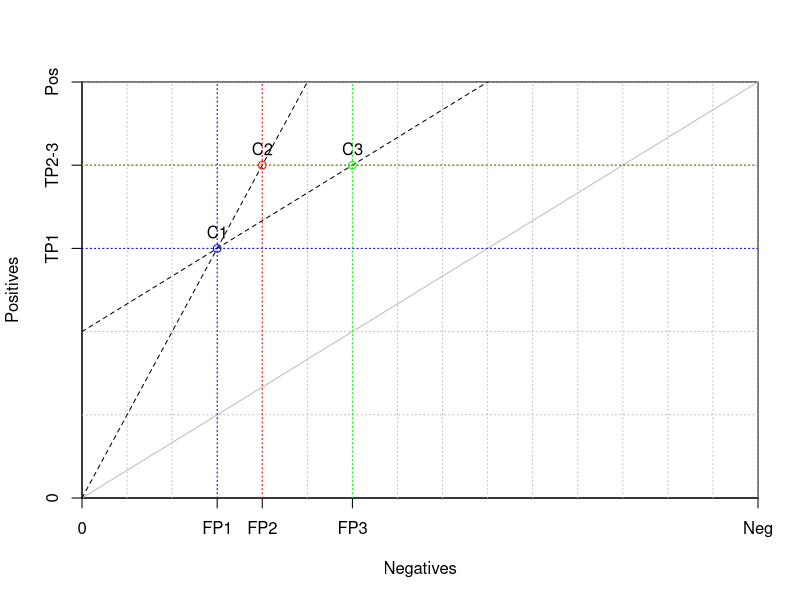

Reproduce this figure in R.
## ---- chunk 1

h <- 25 
w <- 75 
grid.step <- 5

TP1 <- 15
FP1 <- 15
TP2 <- 20
FP2 <- 20
TP3 <- 20
FP3 <- 30

plot( c(0,w), c(0,h),  
     xaxs = "i",yaxs = "i",
     xaxt = 'n', yaxt = 'n',
     type = "n",
     xlab = "Negatives", ylab = "Positives")

axis(2,c(0,TP1,TP2,h),labels=c('0','TP1','TP2-3','Pos'))
axis(1,c(0,FP1,FP2,FP3,w),labels=c('0','FP1','FP2','FP3','Neg'))

gx <- grid.step
while (gx <= w) {
  abline(v = gx, col="gray", lty="dotted")
  gx <- gx + grid.step
}
gy <- grid.step
while (gy <= h) {
  abline(h = gy, col="gray", lty="dotted")
  gy <- gy + grid.step
}

abline(c(0,h/w),col="gray")

abline(c(10,h/w),lty=2)
abline(c(0,1),lty=2)

col1 <- "blue"
points( FP1, TP1, col=col1, type="o")
text( FP1, TP1, "C1", pos=3)
abline(h=TP1, v=FP1, col=col1, lty="dotted")

col2 <- "red"
points( FP2, TP2, col=col2, type="o")
text( FP2, TP2, "C2", pos=3)
abline(h=TP2, v=FP2, col=col2, lty="dotted")

col3 <- "green"
points( FP3, TP3, col=col3, type="o")
text( FP3, TP3, "C3", pos=3)
abline(h=TP3, v=FP3, col=col3, lty="dotted")

